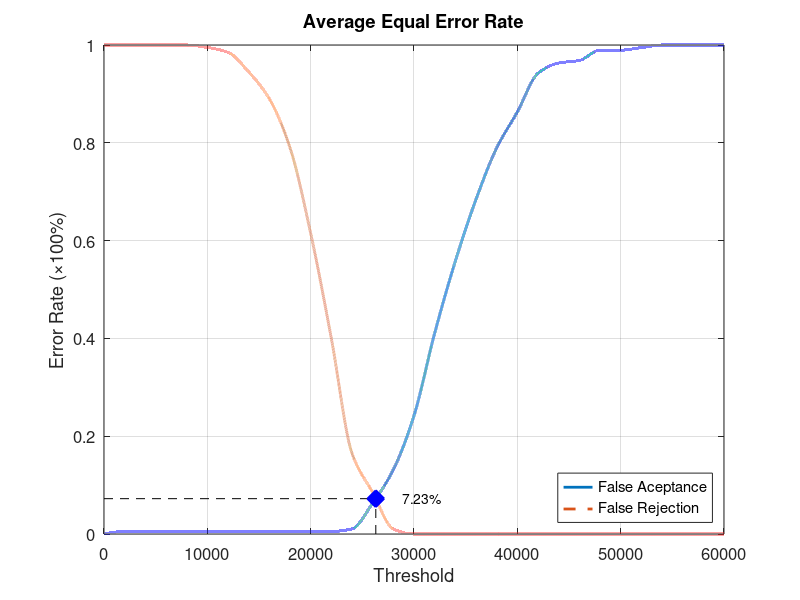
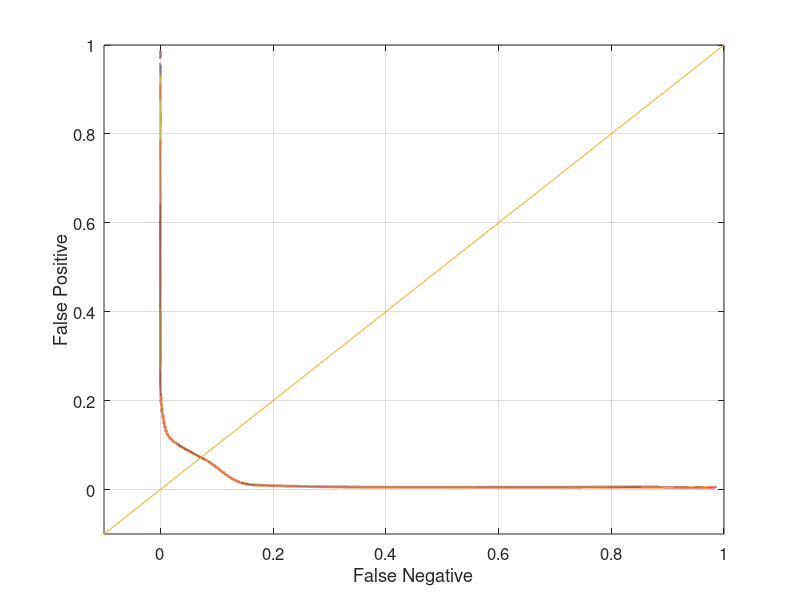

MATLAB code for these plots, in order:
function yEER = Database3_1
close all;
clear;
clc;
x = 0:2000:60000;
xq = 0:0.5:60000;

y0 = [0 0.00526316 0.00526316 0.00526316 0.00526316 0.00526316 0.00526316 0.00526316 0.00526316 0.00526316 0.00526316 0.00526316 0.0105263 0.0631579 0.131579 0.242105 0.410526 0.557895 0.684211 0.789474 0.863158 0.942105 0.963158 0.968421 0.989474 0.989474 0.994737 1 1 1 1];
yy0 = interp1(x, y0, xq, 'pchip');
y1 = [1 1 1 1 1 0.995 0.985 0.945 0.89 0.79 0.615 0.4 0.165 0.085 0.01 0 0 0 0 0 0 0 0 0 0 0 0 0 0 0 0];
yy1 = interp1(x, y1, xq, 'pchip');

% Calculating EER: 
y2 = abs(y0 - y1);
find(y2 == min(y2))
yy2 = abs(yy0 - yy1);
xEER = find(yy2 == min(yy2));
xEERIndex = xq(xEER) % X-axis EER
yEER = yy0(xEER) % Y-axis EER

main = figure
plot(xq, yy0,'-','LineWidth', 2);	hold on
plot(xq, yy1,'--','LineWidth', 2);	hold on
plot([xEERIndex xEERIndex], [0 yEER], 'k--');	hold on
plot([0 xEERIndex], [yEER yEER], 'k--');	hold on
plot(xEERIndex, yEER, 'bx', 'LineWidth', 10);	hold on
text(xEERIndex + 10 * xEERIndex / 100, yEER, [num2str(round((10000 * yEER)) / 100) '%'])
legend('False Aceptance', 'False Rejection', 'Location', 'SouthEast')
xlabel('Threshold')
ylabel('Error Rate (\times100%)')
title('Average Equal Error Rate')
set(gca, 'FontSize', 12)
axis([0 60000 0 1])
grid on

print(main, 'Database3_1Main', '-dpng');
FNRxFPR = figure('Color', [1 1 1]);
plot(yy1, yy0, '-', yy1, yy0, 'LineWidth', 2);
hold on
y = -0.1:0.1:1
plot(y, y); 
set(gca, 'FontSize', 12)
xlabel('False Negative')
ylabel('False Positive')
axis([-0.1 1 -0.1 1])
set(gca, 'FontSize', 12)
grid on

print(FNRxFPR, 'Database3_1FNRxFPR','-dpng');
end
